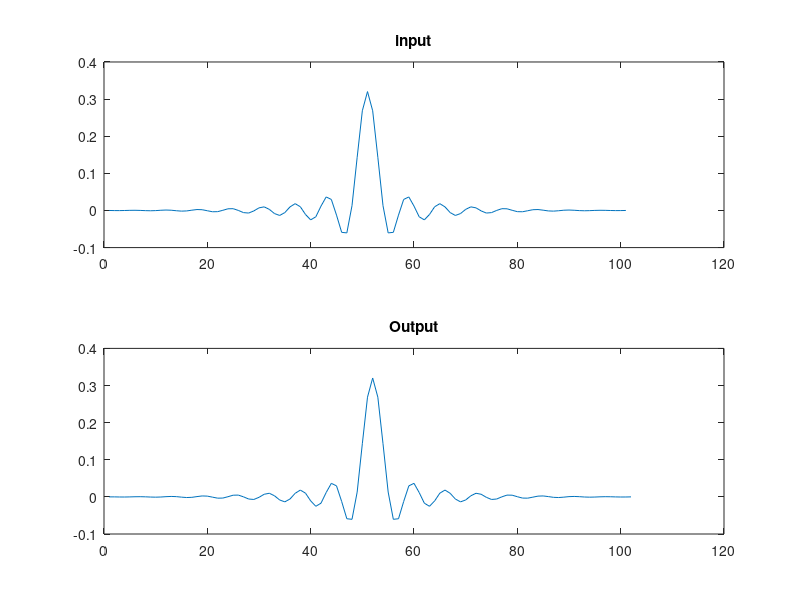

Recreate this plot in MATLAB.

%Quadrature mirror filter bank A
clc; clear all; close all;
Fs=50;t=0:1/Fs:1;
x=fir2(100,[0 0.33 0.33 1],[1 1 0 0]);%define a low pass signsl
subplot(2,1,1),plot(x),title('input')
num1=[1 1];
den=[sqrt(2) 0];
H0=filter(num1,den,x);
%plot(H0)
V1=downsample(H0,2);
%plot(V1)
V2=upsample(V1,2);
%plot(V2)
G0=filter(num1,den,V2);
% [H1,W1]=freqz(G0,1,'whole',100);
% plot(W1/pi,abs(H1))
num2=[1 -1];
num3=[-1 1];

H1=filter(num2,den,x);
V3=downsample(H1,2);
V4=upsample(V3,2);
G1=filter(num3,den,V4);
Y=G1+G0;
subplot(2,1,2),plot(Y),title('Output')
